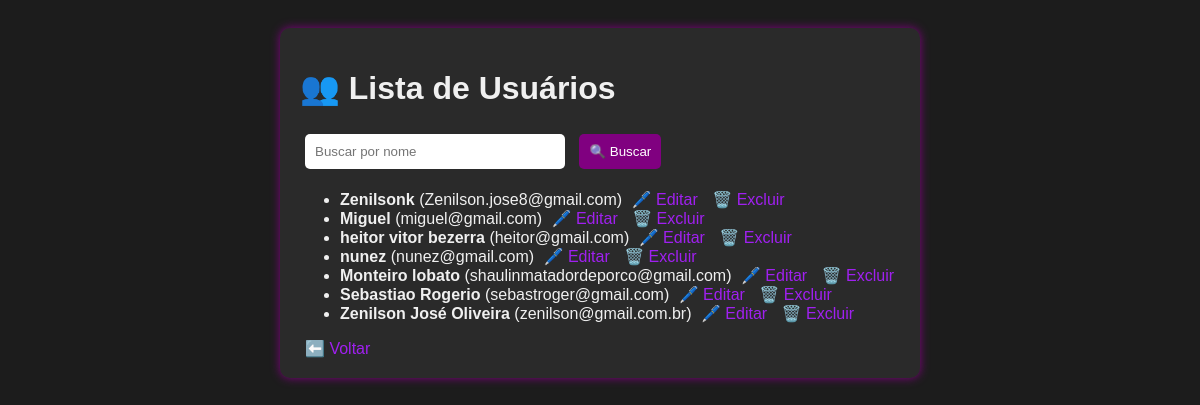
The page /usuarios on the database its author committed.
### tables this page shows
CREATE TABLE usuarios (
    id INTEGER PRIMARY KEY AUTOINCREMENT,
    nome TEXT NOT NULL,
    email TEXT NOT NULL
);

### main.py (the view)
@app.route('/usuarios')
def usuarios():
    conexao = sqlite3.connect('meubanco.db')
    cursor = conexao.cursor()
    cursor.execute("SELECT * FROM usuarios")
    usuarios = cursor.fetchall()
    conexao.close()
    return render_template('usuarios.html', usuarios=usuarios)

### templates/usuarios.html (shortened to what this page needs)
<!DOCTYPE html>
<html lang="pt-br">
<head>
    <link rel="stylesheet" href="{{ url_for('static', filename='style.css') }}">
</head>
<body>
    <div class="container">
        <h1>👥 Lista de Usuários</h1>
        <form action="/buscar" method="GET">
            <input type="text" name="nome" placeholder="Buscar por nome" required>
            <button type="submit">🔍 Buscar</button>
        </form>
        {% if usuarios %}
            <ul>
                {% for usuario in usuarios %}
                    <li>
                        <strong>{{ usuario[1] }}</strong> ({{ usuario[2] }})
                        <a href="/editar/{{ usuario[0] }}" class="btn">🖊️ Editar</a>
                        <a href="/deletar/{{ usuario[0] }}" class="btn danger" onclick="return confirm('Tem certeza que deseja excluir?')">🗑️ Excluir</a>
                    </li>
                {% endfor %}
            </ul>
        {% else %}
            <p>Nenhum usuário encontrado.</p>
        {% endif %}
        <div class="menu">
            <a href="/" class="btn">⬅️ Voltar</a>
        </div>
    </div>
</body>
</html>

### static/style.css (style rules this page uses)
body { background-color: #1c1c1c; color: #f0f0f0; font-family: Arial, sans-serif; padding: 20px; }
.container { background-color: #2a2a2a; padding: 20px; border-radius: 10px; width: 600px; margin: auto; box-shadow: 0 0 10px #800080; }
input, button { padding: 10px; margin: 5px; border-radius: 5px; border: none; }
input { width: 40%; }
button { background-color: #800080; color: white; cursor: pointer; }
a { color: #a020f0; text-decoration: none; margin: 0 5px; }

### rows shown on the page
usuarios: nome "Zenilsonk", email "Zenilson.jose8@gmail.com"
usuarios: nome "Miguel", email "miguel@gmail.com"
usuarios: nome "heitor vitor bezerra", email "heitor@gmail.com"
usuarios: nome "nunez", email "nunez@gmail.com"
usuarios: nome "Monteiro lobato", email "shaulinmatadordeporco@gmail.com"
usuarios: nome "Sebastiao Rogerio", email "sebastroger@gmail.com"
usuarios: nome "Zenilson José Oliveira", email "zenilson@gmail.com.br"
